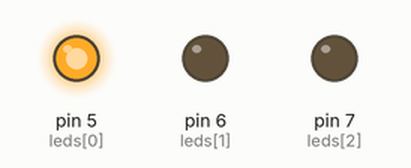
Simulated run of this sketch. Board: Arduino Uno, built with avr-gcc and run on an emulated ATmega328P. Shown: output pins drawn as LEDs (lit = HIGH). What the sketch prints to the serial monitor is not drawn.

Above: at 1.0 s.
At 3.0 s:
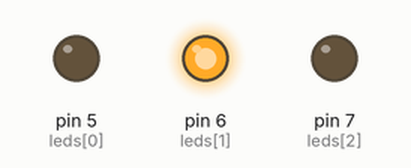
At 5.0 s:
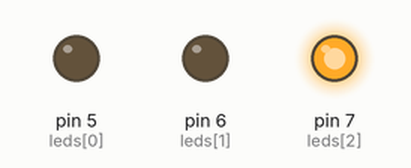
Timing chart, 0 to 7.8 s (numbered marks = the images above):
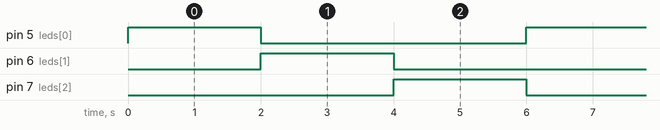

The sketch:

Semaforo.ino
```cpp
int leds[] = {5, 6, 7};
char ledsCol[] = {'G', 'Y', 'R'};
int cd{2000};
int currLed{0};
void setup(){
  Serial.begin(9600);
  for(int i = 0; i < 3; i++){
    pinMode(leds[i], OUTPUT);
  }
}

void loop(){
  digitalWrite(leds[currLed], HIGH);
  Serial.write(ledsCol[currLed]);
  delay(cd);
  if(currLed >= 2){
    currLed = 0;
    digitalWrite(leds[2], LOW);
  }else{
   currLed++;
  }

  digitalWrite(leds[currLed -1], LOW);

}
```

Measured:
- by itself, pin 5 (leds[0]), pin 6 (leds[1]), pin 7 (leds[2]): alternates HIGH for 2.0 s and LOW for 4.0 s
- by itself, everything shown: repeats every 6.0 s, in 6 steps
